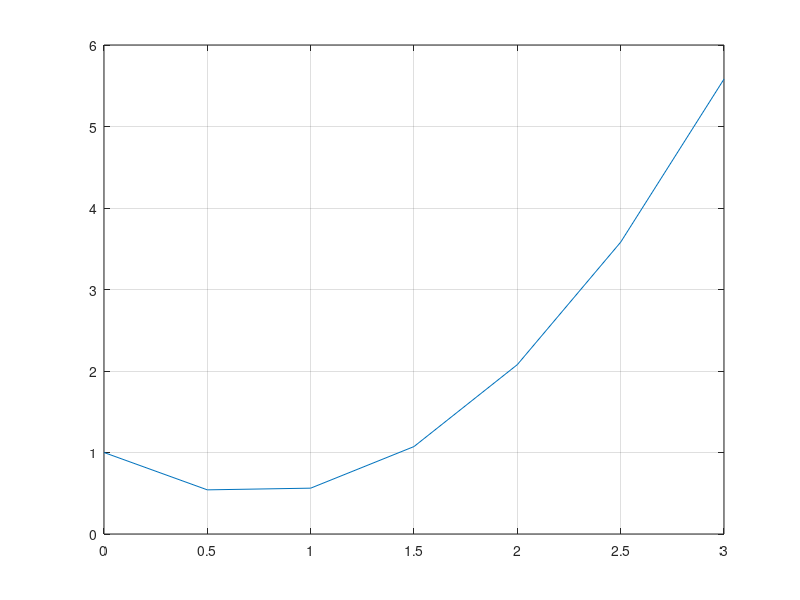

The MATLAB script that drew this image:
clc;
clear all;
t = 0;
y = 1;
h = 0.5;
i=0;
vec=[1];
x=[0:0.5:3];
  printf('%s\t\t','T','Y');
  printf('\n');
while(i<=2.5)
  printf('%0.2f\t\t',t);
  printf('%0.5f\t\t',y);
  printf('\n');
  funcion=(-y+t^2);
  yE=y+funcion*h;
  y1=((2*t)/2)*h^2;
  y2=((2)/6)*h^3;
  yEM=yE+y1+y2;
  y=yEM;
  t=t+0.5;
  i=i+0.5;
  vec=[vec y];
endwhile
plot(x,vec);
grid;